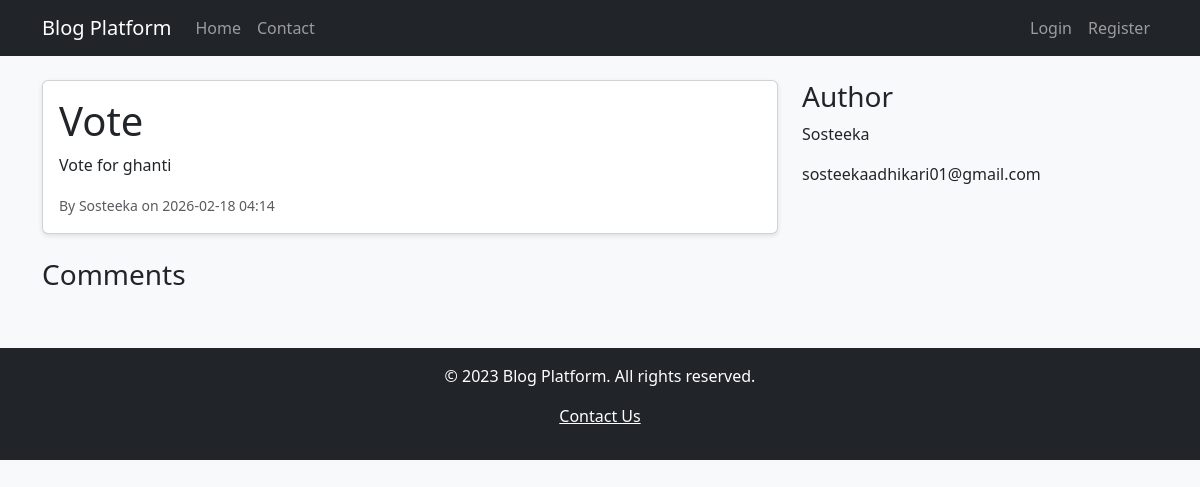
/post/1, run on the app's committed database.
### models.py (models this page shows, shortened)
class Post(db.Model):
    id = db.Column(db.Integer, primary_key=True)
    title = db.Column(db.String(100), nullable=False)
    content = db.Column(db.Text, nullable=False)
    date_posted = db.Column(db.DateTime, nullable=False, default=datetime.utcnow)
    user_id = db.Column(db.Integer, db.ForeignKey('user.id'), nullable=False)
    comments = db.relationship('Comment', backref='post', lazy=True)

class User(db.Model, UserMixin):
    id = db.Column(db.Integer, primary_key=True)
    username = db.Column(db.String(20), unique=True, nullable=False)
    email = db.Column(db.String(120), unique=True, nullable=False)
    password_hash = db.Column(db.String(128), nullable=False)
    posts = db.relationship('Post', backref='author', lazy=True)
    comments = db.relationship('Comment', backref='author', lazy=True)

### app.py (the view)
    @app.route('/post/<int:post_id>')
    def post_detail(post_id):
        post = Post.query.get_or_404(post_id)
        form = CommentForm()
        return render_template('post_detail.html', post=post, form=form)

### templates/post_detail.html (shortened to what this page needs)
{% extends "base.html" %}
{% block content %}
<div class="row">
    <div class="col-md-8">
        <div class="card mb-4">
            <div class="card-body">
                <h1 class="card-title">{{ post.title }}</h1>
                <p class="card-text">{{ post.content }}</p>
                <p class="card-text"><small class="text-muted">By {{ post.author.username }} on {{ post.date_posted.strftime('%Y-%m-%d %H:%M') }}</small></p>
            </div>
        </div>
        <h3>Comments</h3>
    </div>
    <div class="col-md-4">
        <h3>Author</h3>
        <p>{{ post.author.username }}</p>
        <p>{{ post.author.email }}</p>
    </div>
</div>
{% endblock %}

### templates/static/style.css (style rules this page uses)
body { background-color: #f8f9fa; }
.card { box-shadow: 0 2px 5px rgba(0, 0, 0, 0.1); transition: transform 0.2s; }

### data on the page
Post: title "Vote", content "Vote for ghanti", date_posted "2026-02-18 04:14"
User: author.username "Sosteeka", author.email "sosteekaadhikari01@gmail.com"
